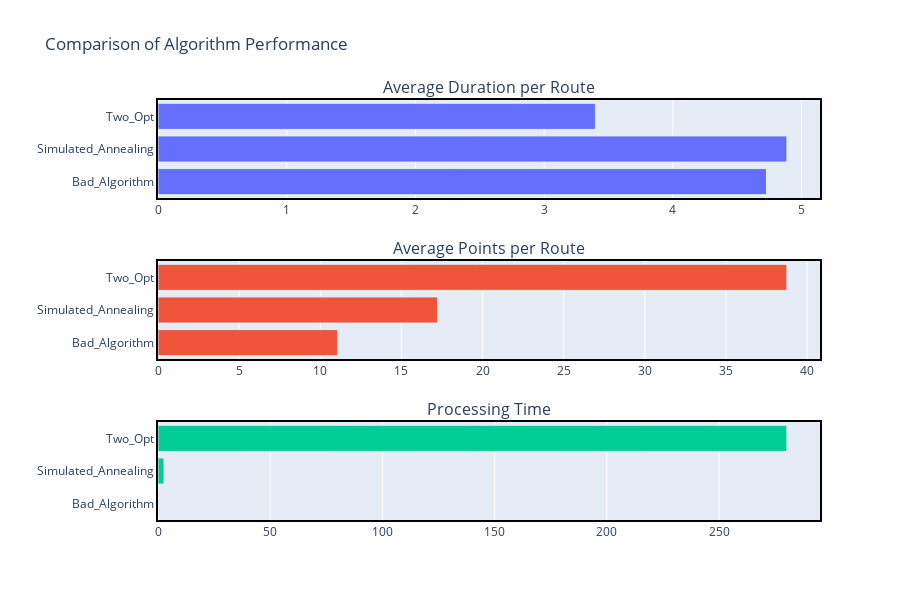

Notebook cell for this chart:
### Code cell
avg_durations = [result['avg_duration'] for result in results]
avg_points = [result['avg_points_per_route'] for result in results]
processing_times = [result['processing_time'] for result in results]


fig = make_subplots(
    rows=3, cols=1,
    subplot_titles=("Average Duration per Route", "Average Points per Route", "Processing Time")
)

fig = make_subplots(
    rows=3, cols=1,
    subplot_titles=("Average Duration per Route", "Average Points per Route", "Processing Time"),
    vertical_spacing=0.15  
)

fig.add_trace(
    go.Bar(name='Avg Duration per Route', x=avg_durations, y=['Bad_Algorithm', 'Simulated_Annealing', 'Two_Opt'], orientation='h', marker=dict(line=dict(width=1))),
    row=1, col=1
)
fig.add_trace(
    go.Bar(name='Avg Points per Route', x=avg_points, y=['Bad_Algorithm', 'Simulated_Annealing', 'Two_Opt'], orientation='h', marker=dict(line=dict(width=1))),
    row=2, col=1
)
fig.add_trace(
    go.Bar(name='Processing Time', x=processing_times, y=['Bad_Algorithm', 'Simulated_Annealing', 'Two_Opt'], orientation='h', marker=dict(line=dict(width=1))),
    row=3, col=1
)

fig.update_layout(
    title_text='Comparison of Algorithm Performance',
    height=600,
    showlegend=False,
    xaxis=dict(title='', mirror=True, showline=True, linewidth=2, linecolor='black'),
    xaxis2=dict(title='', mirror=True, showline=True, linewidth=2, linecolor='black'),
    xaxis3=dict(title='', mirror=True, showline=True, linewidth=2, linecolor='black'),
    yaxis=dict(title='', mirror=True, showline=True, linewidth=2, linecolor='black'),
    yaxis2=dict(title='', mirror=True, showline=True, linewidth=2, linecolor='black'),
    yaxis3=dict(title='', mirror=True, showline=True, linewidth=2, linecolor='black')
)

fig.show()

### Figure 1 — Plotly figure (JSON) as saved in the notebook; plotly's stock layout.template omitted (floating-point values rounded to 4 significant figures)
{"data": [{"marker": {"line": {"width": 1}}, "name": "Avg Duration per Route", "orientation": "h", "type": "bar", "x": [4.728, 4.886, 3.399], "xaxis": "x", "y": ["Bad_Algorithm", "Simulated_Annealing", "Two_Opt"], "yaxis": "y"}, {"marker": {"line": {"width": 1}}, "name": "Avg Points per Route", "orientation": "h", "type": "bar", "x": [11.07, 17.22, 38.75], "xaxis": "x2", "y": ["Bad_Algorithm", "Simulated_Annealing", "Two_Opt"], "yaxis": "y2"}, {"marker": {"line": {"width": 1}}, "name": "Processing Time", "orientation": "h", "type": "bar", "x": [0.009525, 2.665, 280.2], "xaxis": "x3", "y": ["Bad_Algorithm", "Simulated_Annealing", "Two_Opt"], "yaxis": "y3"}], "layout": {"annotations": [{"font": {"size": 16}, "showarrow": false, "text": "Average Duration per Route", "x": 0.5, "xanchor": "center", "xref": "paper", "y": 1.0, "yanchor": "bottom", "yref": "paper"}, {"font": {"size": 16}, "showarrow": false, "text": "Average Points per Route", "x": 0.5, "xanchor": "center", "xref": "paper", "y": 0.6167, "yanchor": "bottom", "yref": "paper"}, {"font": {"size": 16}, "showarrow": false, "text": "Processing Time", "x": 0.5, "xanchor": "center", "xref": "paper", "y": 0.2333, "yanchor": "bottom", "yref": "paper"}], "height": 600, "showlegend": false, "title": {"text": "Comparison of Algorithm Performance"}, "xaxis": {"anchor": "y", "domain": [0, 1], "linecolor": "black", "linewidth": 2, "mirror": true, "showline": true, "title": {"text": ""}}, "xaxis2": {"anchor": "y2", "domain": [0, 1], "linecolor": "black", "linewidth": 2, "mirror": true, "showline": true, "title": {"text": ""}}, "xaxis3": {"anchor": "y3", "domain": [0, 1], "linecolor": "black", "linewidth": 2, "mirror": true, "showline": true, "title": {"text": ""}}, "yaxis": {"anchor": "x", "domain": [0.7667, 1.0], "linecolor": "black", "linewidth": 2, "mirror": true, "showline": true, "title": {"text": ""}}, "yaxis2": {"anchor": "x2", "domain": [0.3833, 0.6167], "linecolor": "black", "linewidth": 2, "mirror": true, "showline": true, "title": {"text": ""}}, "yaxis3": {"anchor": "x3", "domain": [0, 0.2333], "linecolor": "black", "linewidth": 2, "mirror": true, "showline": true, "title": {"text": ""}}}}
